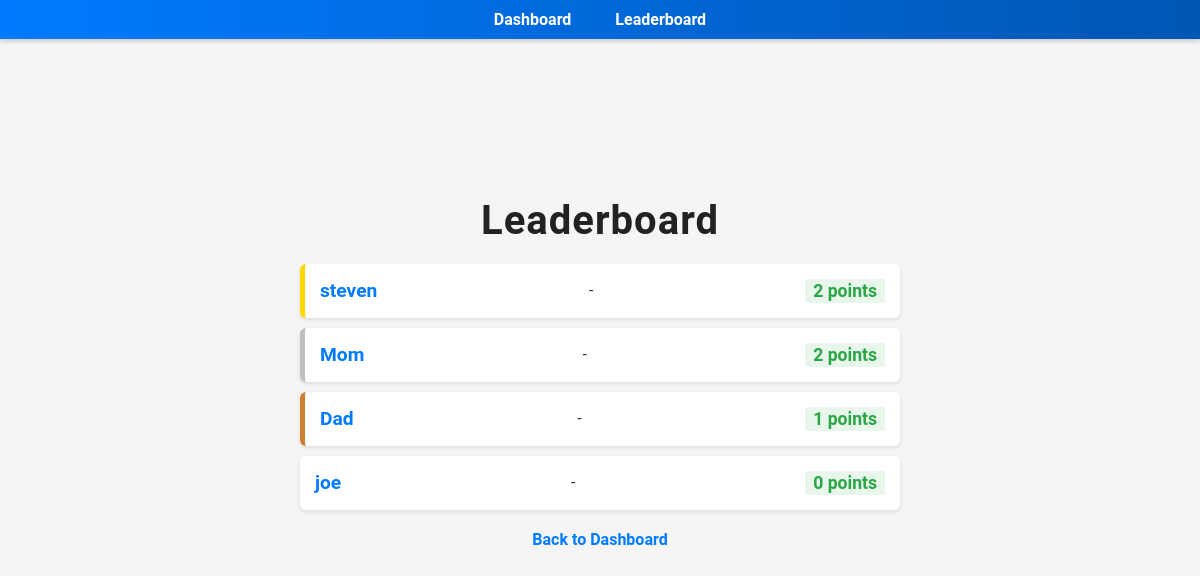
The app's page /leaderboard with its own data.
### models.py (models this page shows)
class User(UserMixin, db.Model):
    id = db.Column(db.Integer, primary_key=True)
    username = db.Column(db.String(80), unique=True, nullable=False)
    password = db.Column(db.String(120), nullable=False)
    points = db.Column(db.Integer, default=0)

### routes.py (the view)
@routes_bp.route('/leaderboard')
def leaderboard():
    users = User.query.order_by(User.points.desc()).all()
    return render_template('leaderboard.html', users=users)

### templates/leaderboard.html (shortened to what this page needs)
<!DOCTYPE html>
<html>
<head>
    <link rel="stylesheet" href="{{ url_for('static', filename='css/base.css') }}">
    <link rel="stylesheet" href="{{ url_for('static', filename='css/navigation.css') }}">
    <link rel="stylesheet" href="{{ url_for('static', filename='css/matches.css') }}">
    <link rel="stylesheet" href="{{ url_for('static', filename='css/forms.css') }}">
    <link rel="stylesheet" href="{{ url_for('static', filename='css/flash.css') }}">
    <link rel="stylesheet" href="{{ url_for('static', filename='css/leaderboard.css') }}">
</head>
<body>
    <div class="top-nav">
        <a href="{{ url_for('routes.dashboard') }}">Dashboard</a>
        <a href="{{ url_for('routes.leaderboard') }}">Leaderboard</a>
    </div>
    <div class="content">
        <h1>Leaderboard</h1>
        <ul class="leaderboard-list">
        {% for user in users %}
            <li class="leaderboard-item">
                <span class="username">{{ user.username }}</span> -
                <span class="points">{{ user.points }} points</span>
            </li>
        {% endfor %}
        </ul>
        <nav>
            <a href="{{ url_for('routes.dashboard') }}">Back to Dashboard</a>
        </nav>
    </div>
</body>
</html>

### static/css/base.css (style rules this page uses)
body { font-family: 'Roboto', Arial, sans-serif; max-width: 900px; margin: 0 auto; padding: 20px; background-color: #f5f5f5; color: #333; }
h1, h2 { color: #222; text-align: center; margin-bottom: 20px; }
h1 { padding-top: 30px; font-size: 2.5em; letter-spacing: 1px; text-align: center; }
.content { margin-top: 100px; padding: 20px; }

### static/css/navigation.css (style rules this page uses)
.top-nav { background: linear-gradient(to right, #007bff, #0056b3); position: fixed; top: 0; left: 0; width: 100%; background-color: #007bff; padding: 10px 0; text-align: center; z-index: 1000; box-shadow: 0 2px 5px rgba(0, 0, 0, 0.2); }
.top-nav a { color: white; text-decoration: none; margin: 0 20px; font-weight: bold; transition: color 0.2s; }
nav { margin-top: 20px; text-align: center; }
nav a { color: #007bff; text-decoration: none; margin: 0 15px; font-weight: bold; transition: color 0.2s; }

### static/css/leaderboard.css (style rules this page uses)
.leaderboard-list { list-style: none; padding: 0; max-width: 600px; margin: 20px auto; }
.leaderboard-item { background-color: white; border-radius: 6px; box-shadow: 0 2px 4px rgba(0, 0, 0, 0.1); padding: 15px; margin-bottom: 10px; display: flex; justify-content: space-between; align-items: center; transition: transform 0.2s; }
.username { font-weight: bold; font-size: 1.2em; color: #007bff; }
.points { font-size: 1.1em; color: #28a745; font-weight: bold; background-color: rgba(40, 167, 69, 0.1); padding: 2px 8px; border-radius: 3px; }
.leaderboard-item:nth-child(1) { border-left: 5px solid #ffd700; }
.leaderboard-item:nth-child(2) { border-left: 5px solid #c0c0c0; }
.leaderboard-item:nth-child(3) { border-left: 5px solid #cd7f32; }

### records on screen
User: username "steven", points "2"
User: username "Mom", points "2"
User: username "Dad", points "1"
User: username "joe", points "0"
